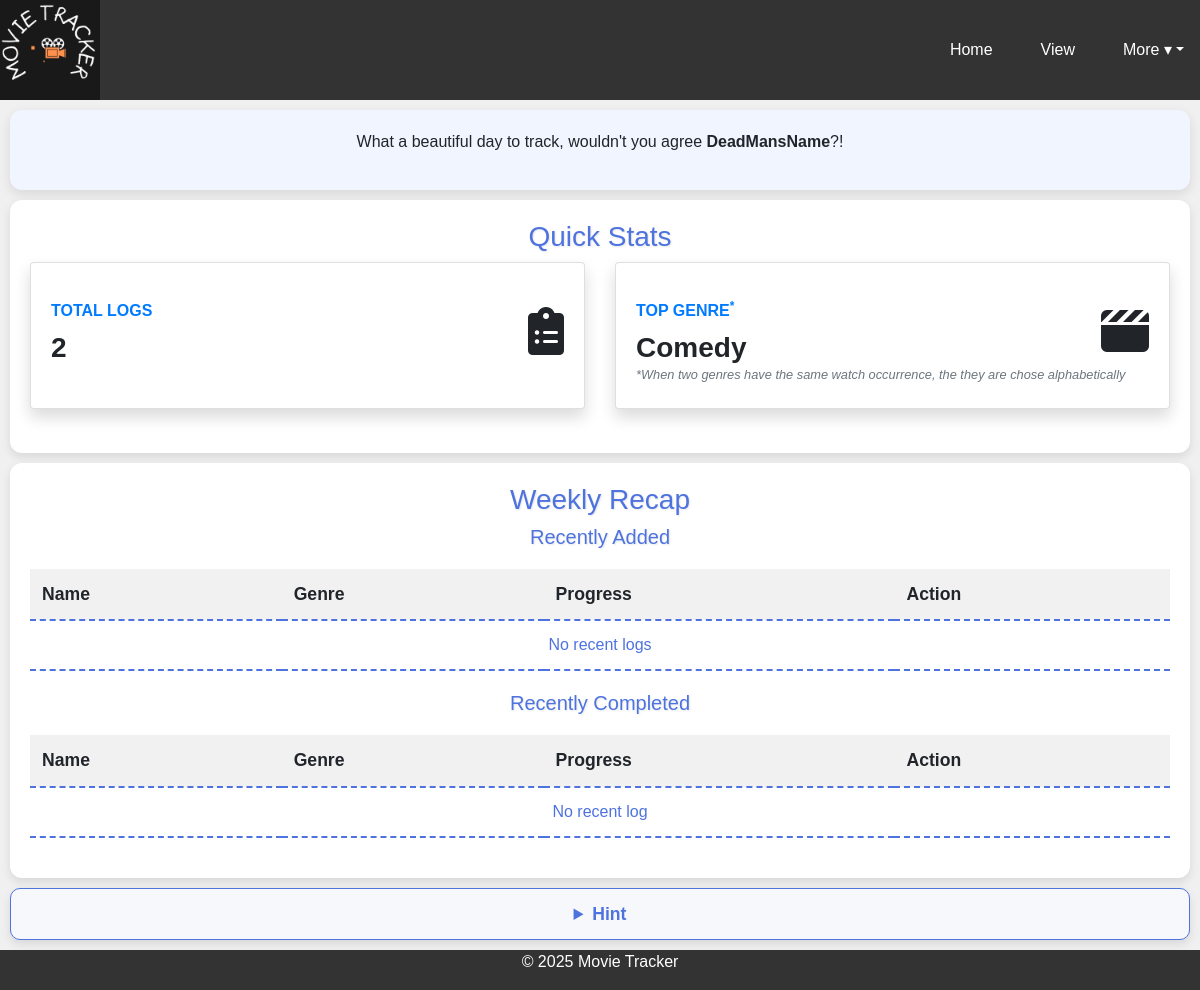
The app's page /dashboard (signed in), older data.
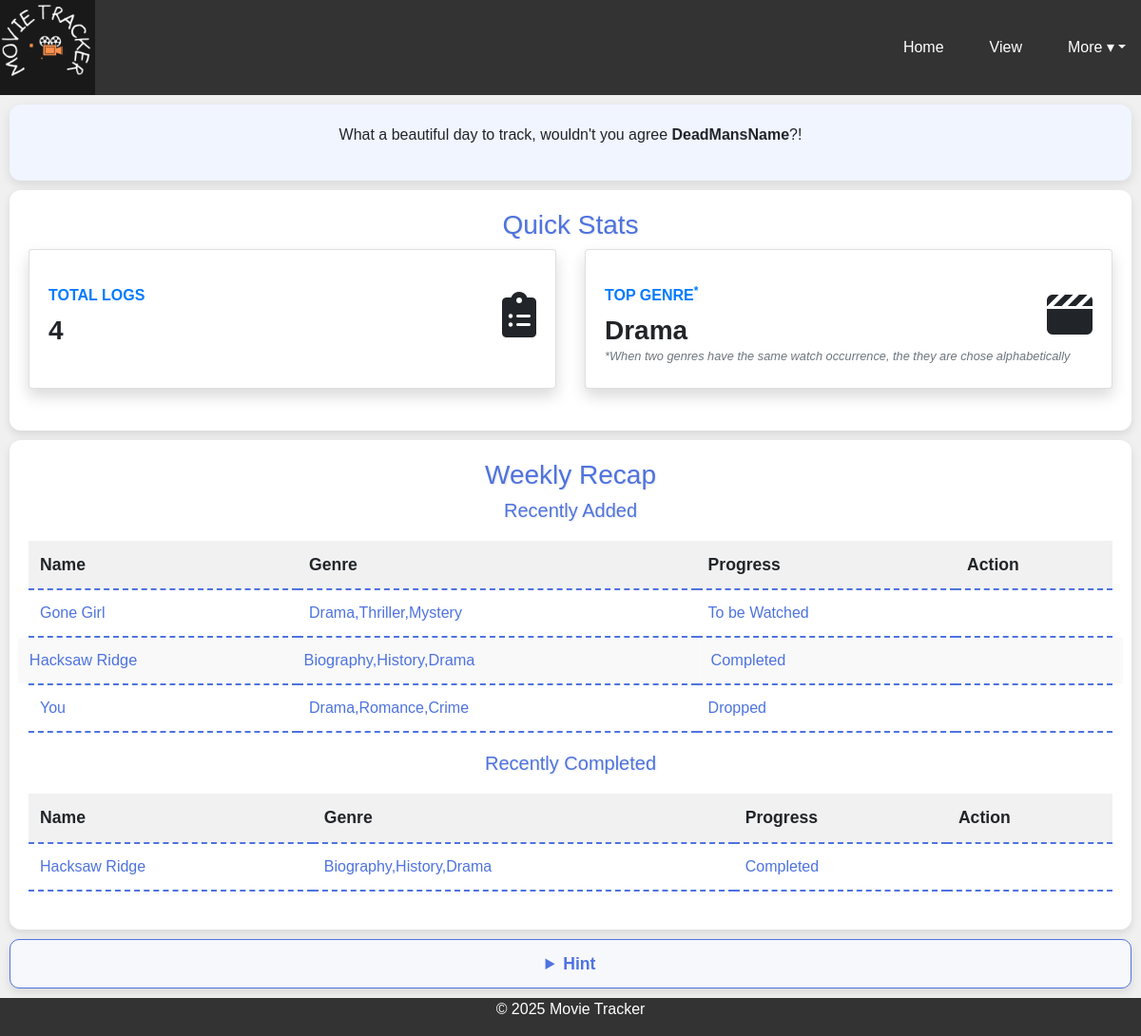
The same page, newer data.
### Tracker/models.py (models this page shows, shortened)
class Movie(db.Model):
    __tablename__="movie"
    id = db.Column(db.Integer, primary_key=True, autoincrement=True)
    username = db.Column(db.String(50), db.ForeignKey('user.username', ondelete='CASCADE', onupdate='CASCADE', name='movie_owner_username'), nullable=False)
    name = db.Column(db.String(255), nullable=False)
    plot = db.Column(db.String(255))
    release = db.Column(db.DateTime)
    rate = db.Column(db.String(255))
    added = db.Column(db.DateTime, server_default=db.func.now(), nullable=False)
    genre = db.Column(db.String(255), nullable=False)
    progress = db.Column(db.String(255), nullable=False)
    repeat = db.Column(db.String(255))
    finish = db.Column(db.DateTime)
    start = db.Column(db.DateTime)
    notes = db.Column(db.String(255))
    user = db.relationship('User', back_populates='movie')

### Tracker/routes.py (the view)
    @app.route('/dashboard', methods=['GET'])
    @login_required
    def dashboard():
        one_week_ago = datetime.now() - timedelta(weeks=1)
        user = current_user.username
        movies = Movie.query.filter_by(username=user).count()
        all_movies = Movie.query.filter_by(username=user).all()
        all_genres = []
        for movie in all_movies:
            if movie.genre:
                genres = [g.strip() for g in movie.genre.split(',')]
                all_genres.extend(genres)
        genre_counts = Counter(all_genres)
        genre_name = genre_counts.most_common(1)[0][0] if genre_counts else None
        recent_add = (
            Movie.query.filter_by(username=user)
            .filter(Movie.added >= one_week_ago)
            .limit(3)
            .all()
        )
        watch = (
            Movie.query.filter_by(username=user)
            .filter(Movie.progress == 'Completed', Movie.finish >= one_week_ago)
            .limit(3)
            .all()
        )
        return render_template(
            'dashboard.html',
            movies=movies,
            genre_name=genre_name,
            user=user,
            recent_add=recent_add,
            watch=watch
        )

### Tracker/__init__.py (called while the page is built)
def create_app():
    app = Flask(__name__)
    app.config.from_object('Tracker.config.Config')
    db.init_app(app)
    migrate.init_app(app, db)
    login_manager = LoginManager(app)
    login_manager.login_view = 'login'
    from Tracker.models import User
    from .routes import register_routes
    @login_manager.user_loader
    def load_user(username):
        return User.query.get(username)
    with app.app_context():
        db.create_all()
    register_routes(app)
    return app

### Tracker/Templates/dashboard.html (shortened to what the changed rows need)
{%extends 'base-2.html'%}
{%block head%}
    <link rel="stylesheet" href="{{ url_for('static', filename='CSS/dashboard.css') }}">
{%endblock%}
{%block content%}
<section id="stats">
        <div class="row">
            <div class="col-lg-6 col-md-6 mb-4">
                <div class="card border-left-primary shadow h-100 py-3">
                    <div class="card-body">
                        <div class="row no-gutters align-items-center">
                            <div class="col mr-2">
                                <div class="text-xs font-weight-bold text-primary text-uppercase mb-2">Total Logs</div>
                                <div class="h3 mb-0 font-weight-bold text-gray-800">{{ movies }}</div>
                            </div>
                        </div>
                    </div>
                </div>
            </div>
            <div class="col-lg-6 col-md-6 mb-4">
                <div class="card border-left-primary shadow h-100 py-3">
                    <div class="card-body">
                        <div class="row no-gutters align-items-center">
                            <div class="col mr-2">
                                <div class="text-xs font-weight-bold text-primary text-uppercase mb-2">Top Genre<sup>*</sup></div>
                                <div class="h3 mb-0 font-weight-bold text-gray-800">
                                    {% if genre_name %}
                                        {{ genre_name }}
                                    {% else %}
                                        <p>You have yet to log</p>
                                    {% endif %}
                                </div>
                            </div>
                        </div>
                    </div>
                </div>
            </div>
        </div>
</section>
<section id="activity">
    <div>
        <table class="table-one">
            <thead>
                <tr>
                    <th>Name</th>
                    <th>Genre</th>
                    <th>Progress</th>
                    <th>Action</th>
                </tr>
            </thead>
            <tbody>
                {% if recent_add %}
                    {% for add in recent_add %}
                        <tr>
                            <td>{{ add.name }}</td>
                            <td>{{ add.genre }}</td>
                            <td>{{ add.progress }}</td>
                            <td></td>
                        </tr>
                    {% endfor %}
                {% else %}
                    <tr>
                        <td colspan="4" style="text-align: center;">No recent logs</td>
                    </tr>
                {% endif %}
            </tbody>
        </table>
    </div>
    <div>
        <table class="table-two">
            <thead>
                <tr>
                    <th>Name</th>
                    <th>Genre</th>
                    <th>Progress</th>
                    <th>Action</th>
                </tr>
            </thead>
            <tbody>
                {%if watch%}
                    {% for one in watch %}
                        <tr>
                            <td>{{one.name}}</td>
                            <td>{{one.genre}}</td>
                            <td>{{one.progress}}</td>
                            <td></td>
                        </tr>
                    {%endfor%}
                {% else %}
                    <tr>
                        <td colspan="4" style="text-align: center;">No recent log</td>
                    </tr>
                {% endif %}
            </tbody>
        </table>
    </div>
</section>
{%endblock%}

Row changes from the older to the newer data that the page shows:
now on one of the page's lists (row edited): Movie: name "Gone Girl", genre "Drama,Thriller,Mystery", progress "To be Watched"
changed Movie: genre "Comedy" → (not shown)
now on this page (row edited): Movie: name "Hacksaw Ridge", genre "Biography,History,Drama", progress "Completed"
added Movie: name "You", genre "Drama,Romance,Crime", progress "Dropped", shown under "Recently Added"
Text that changed along with them:
{{ movies }}: "2" → "4"
{{ genre_name }}: (not shown) → "Drama"
text no longer shown: "No recent logs No recent log"
